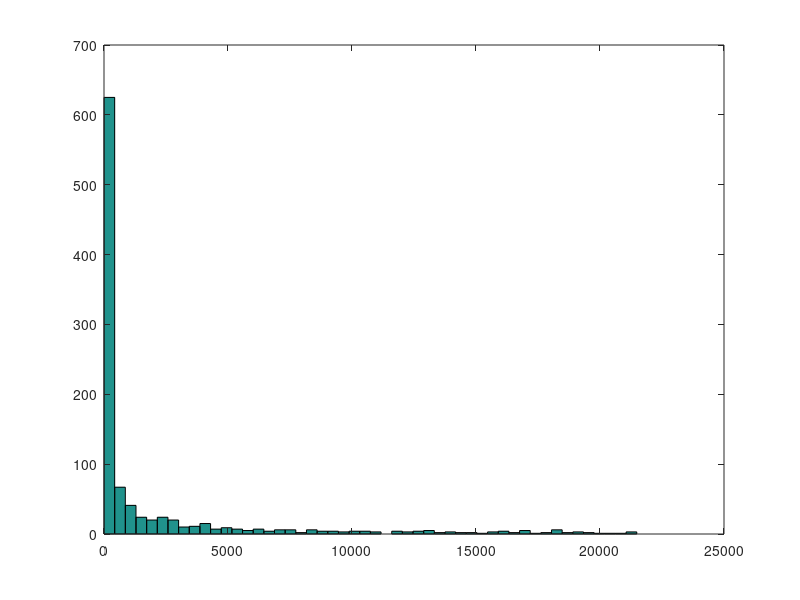

Source code (MATLAB):
clear all
clc

%otevře data uložená v souboru
x=importdata('P0333.mat');
stredni_hodnota=mean(x)
median=median(x)
hist(x,50)
